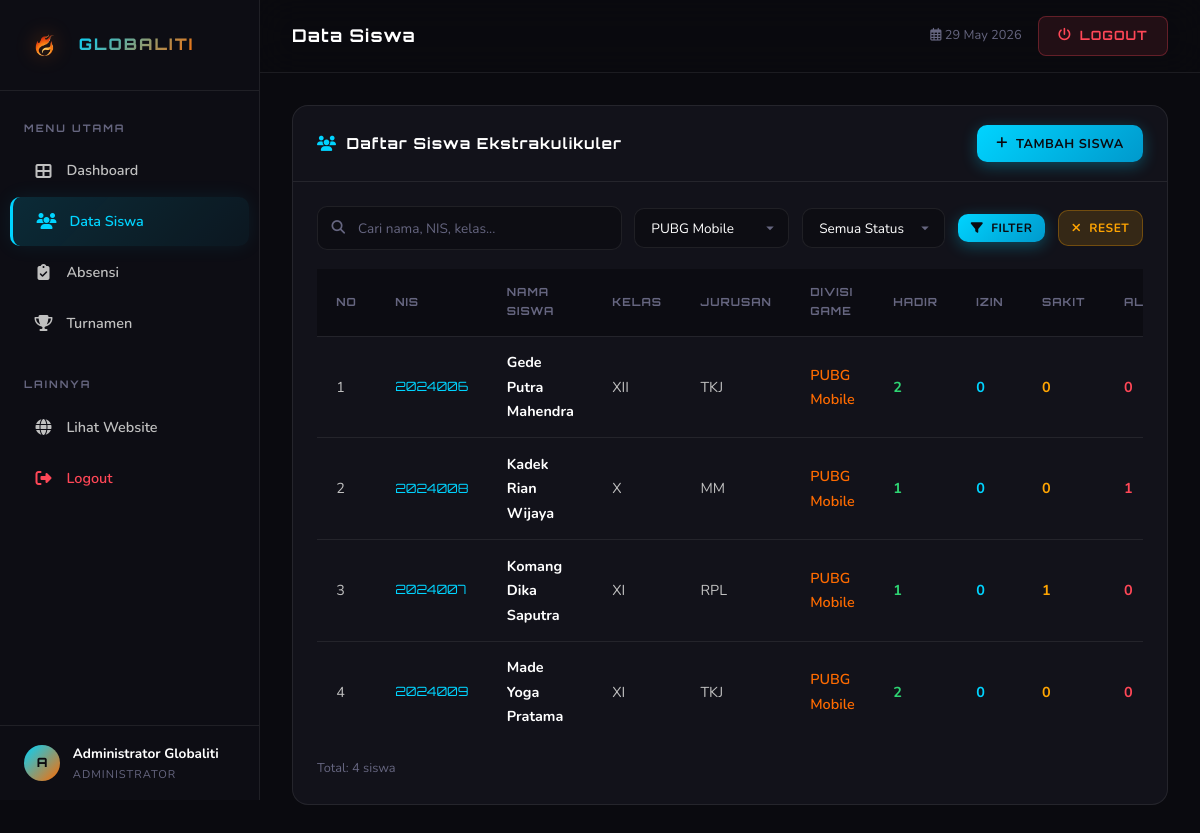
The app's page /admin/siswa.php?divisi=PUBG Mobile (signed in) with its own data.
### tables this page shows
CREATE TABLE `siswa` (
  `id` INT AUTO_INCREMENT PRIMARY KEY,
  `nis` VARCHAR(20) NOT NULL UNIQUE,
  `nama` VARCHAR(100) NOT NULL,
  `kelas` VARCHAR(20) NOT NULL,
  `jurusan` VARCHAR(50) NOT NULL,
  `no_hp` VARCHAR(20) DEFAULT NULL,
  `game_divisi` ENUM('Mobile Legends','PUBG Mobile','Free Fire','Valorant') NOT NULL,
  `status` ENUM('Aktif','Nonaktif') DEFAULT 'Aktif',
  `created_at` TIMESTAMP DEFAULT CURRENT_TIMESTAMP
);

### admin/siswa.php (the view, shortened to what this page needs)
<?php
require_once 'config/database.php';
$search = $_GET['search'] ?? '';
$filterDivisi = $_GET['divisi'] ?? '';
$filterStatus = $_GET['status'] ?? '';
$sql = "SELECT s.*,
    (SELECT COUNT(*) FROM absensi a WHERE a.siswa_id = s.id AND a.status = 'Hadir') AS hadir_count,
    (SELECT COUNT(*) FROM absensi a WHERE a.siswa_id = s.id AND a.status = 'Izin') AS izin_count,
    (SELECT COUNT(*) FROM absensi a WHERE a.siswa_id = s.id AND a.status = 'Sakit') AS sakit_count,
    (SELECT COUNT(*) FROM absensi a WHERE a.siswa_id = s.id AND a.status = 'Alpha') AS alpha_count
    FROM siswa s WHERE 1=1";
$params = [];
if ($filterDivisi) {
    $sql .= " AND game_divisi = ?";
    $params[] = $filterDivisi;
}
$sql .= " ORDER BY nama ASC";
$stmt = $pdo->prepare($sql);
$stmt->execute($params);
$students = $stmt->fetchAll();
require_once 'includes/header.php';
?>
<div class="card">
    <div class="card-header">
        <h3><i class="fas fa-users" style="color:var(--accent-cyan)"></i> Daftar Siswa Ekstrakulikuler</h3>
        <button class="btn btn-primary" data-modal="modalTambahSiswa"><i class="fas fa-plus"></i> Tambah Siswa</button>
    </div>
    <div class="card-body">
        <form method="GET" class="toolbar" style="margin-bottom:1.2rem;">
            <div class="search-box">
                <i class="fas fa-search"></i>
                <input id="searchInput" type="text" name="search" placeholder="Cari nama, NIS, kelas..." value="<?= htmlspecialchars($search) ?>">
            </div>
            <select name="divisi" class="filter-select">
                <option value="PUBG Mobile" <?= $filterDivisi === 'PUBG Mobile' ? 'selected' : '' ?>>PUBG Mobile</option>
            </select>
            <select name="status" class="filter-select">
                <option value="">Semua Status</option>
            </select>
            <button type="submit" class="btn btn-primary btn-sm"><i class="fas fa-filter"></i> Filter</button>
            <?php if ($search || $filterDivisi || $filterStatus): ?>
                <a href="siswa.php" class="btn btn-warning btn-sm"><i class="fas fa-times"></i> Reset</a>
            <?php endif; ?>
        </form>
        <div class="table-responsive">
            <table>
                <thead>
                    <tr>
                        <th>No</th>
                        <th>NIS</th>
                        <th>Nama Siswa</th>
                        <th>Kelas</th>
                        <th>Jurusan</th>
                        <th>Divisi Game</th>
                        <th>Hadir</th>
                        <th>Izin</th>
                        <th>Sakit</th>
                        <th>Alpha</th>
                    </tr>
                </thead>
                <tbody>
                    <?php if (empty($students)): ?>
                        <tr><td colspan="13"><div class="empty-state"><i class="fas fa-inbox"></i><p>Belum ada data siswa</p></div></td></tr>
                    <?php else: ?>
                        <?php foreach ($students as $i => $s): ?>
                        <tr>
                            <td><?= $i + 1 ?></td>
                            <td style="font-family:'Orbitron',sans-serif; font-size:0.8rem; color:var(--accent-cyan)"><?= htmlspecialchars($s['nis']) ?></td>
                            <td style="font-weight:700; color:var(--text-primary)"><?= htmlspecialchars($s['nama']) ?></td>
                            <td><?= htmlspecialchars($s['kelas']) ?></td>
                            <td><?= htmlspecialchars($s['jurusan']) ?></td>
                            <td><span style="color:var(--accent-orange); font-weight:600"><?= htmlspecialchars($s['game_divisi']) ?></span></td>
                            <td><span style="color:var(--success); font-weight:700"><?= $s['hadir_count'] ?></span></td>
                            <td><span style="color:var(--info); font-weight:700"><?= $s['izin_count'] ?></span></td>
                            <td><span style="color:var(--warning); font-weight:700"><?= $s['sakit_count'] ?></span></td>
                            <td><span style="color:var(--danger); font-weight:700"><?= $s['alpha_count'] ?></span></td>
                        </tr>
                        <?php endforeach; ?>
                    <?php endif; ?>
                </tbody>
            </table>
        </div>
        <div style="margin-top:1rem; color:var(--text-muted); font-size:0.8rem;">
            Total: <?= count($students) ?> siswa
        </div>
    </div>
</div>
<?php require_once 'includes/footer.php'; ?>

### admin/css/admin.css (style rules this page uses)
:root { --bg-dark: #0A0A0F; --bg-card: #12121A; --bg-card-hover: #1A1A28; --bg-sidebar: #0D0D14; --accent-cyan: #00D4FF; --accent-orange: #FF6B00; --accent-cyan-glow: rgba(0,212,255,0.3); --accent-orange-glow: rgba(255,107,0,0.3); --text-primary: #FFFFFF; --text-secondary: #C0C0C0; --text-muted: #666680; --border-color: rgba(255,255,255,0.08); --glass-bg: rgba(18,18,26,0.7); --glass-border: rgba(255,255,255,0.1); --success: #2ED573; --warning: #FFA502; --danger: #FF4757; --info: #00D4FF; --sidebar-width: 260px; }
* { margin:0; padding:0; box-sizing:border-box; }
html { scroll-behavior:smooth; }
body { font-family:'Nunito',sans-serif; background:var(--bg-dark); color:var(--text-primary); overflow-x:hidden; line-height:1.7; min-height:100vh; }
a { text-decoration:none; color:inherit; }
.card { background:var(--bg-card); border:1px solid var(--border-color); border-radius:16px; overflow:hidden; margin-bottom:1.5rem; }
.card-header { padding:1.2rem 1.5rem; border-bottom:1px solid var(--border-color); display:flex; align-items:center; justify-content:space-between; flex-wrap:wrap; gap:0.8rem; }
.card-header h3 { font-family:'Orbitron',sans-serif; font-size:0.95rem; font-weight:700; letter-spacing:1px; display:flex; align-items:center; gap:0.6rem; }
.card-body { padding:1.5rem; }
.table-responsive { overflow-x:auto; }
table { width:100%; border-collapse:collapse; }
table thead th { padding:0.9rem 1.2rem; text-align:left; font-family:'Orbitron',sans-serif; font-size:0.7rem; font-weight:700; color:var(--text-muted); text-transform:uppercase; letter-spacing:1px; background:rgba(0,0,0,0.3); border-bottom:1px solid var(--border-color); }
table tbody td { padding:0.85rem 1.2rem; border-bottom:1px solid var(--border-color); font-size:0.9rem; color:var(--text-secondary); }
table tbody tr { transition:background 0.2s; }
table tbody tr:last-child td { border-bottom:none; }
.btn { display:inline-flex; align-items:center; gap:0.5rem; padding:0.6rem 1.2rem; border-radius:10px; font-weight:700; font-size:0.8rem; cursor:pointer; transition:all 0.3s; border:none; font-family:'Nunito',sans-serif; text-transform:uppercase; letter-spacing:0.5px; }
.btn-primary { background:linear-gradient(135deg,var(--accent-cyan),#0099cc); color:var(--bg-dark); box-shadow:0 4px 15px var(--accent-cyan-glow); }
.btn-warning { background:rgba(255,165,2,0.15); color:var(--warning); border:1px solid rgba(255,165,2,0.3); }
.btn-sm { padding:0.4rem 0.8rem; font-size:0.75rem; }
.toolbar { display:flex; align-items:center; gap:0.8rem; flex-wrap:wrap; }
.search-box { position:relative; flex:1; min-width:200px; }
.search-box input { width:100%; padding:0.7rem 1rem 0.7rem 2.5rem; background:rgba(10,10,15,0.6); border:1px solid var(--border-color); border-radius:10px; color:var(--text-primary); font-size:0.85rem; outline:none; transition:all 0.3s; font-family:'Nunito',sans-serif; }
.search-box input::placeholder { color:var(--text-muted); }
.search-box i { position:absolute; left:0.9rem; top:50%; transform:translateY(-50%); color:var(--text-muted); font-size:0.85rem; }
.filter-select { padding:0.7rem 2.5rem 0.7rem 1rem; background:rgba(10,10,15,0.6); border:1px solid var(--border-color); border-radius:10px; color:var(--text-primary); font-size:0.85rem; outline:none; cursor:pointer; font-family:'Nunito',sans-serif; appearance:none; background-repeat:no-repeat; background-position:right 0.8rem center; }
.filter-select option { background:var(--bg-card); }

### records on screen
siswa: nis "2024006", nama "Gede Putra Mahendra", kelas "XII", jurusan "TKJ", game_divisi "PUBG Mobile", hadir_count "2", izin_count "0", sakit_count "0", alpha_count "0"
siswa: nis "2024008", nama "Kadek Rian Wijaya", kelas "X", jurusan "MM", game_divisi "PUBG Mobile", hadir_count "1", izin_count "0", sakit_count "0", alpha_count "1"
siswa: nis "2024007", nama "Komang Dika Saputra", kelas "XI", jurusan "RPL", game_divisi "PUBG Mobile", hadir_count "1", izin_count "0", sakit_count "1", alpha_count "0"
siswa: nis "2024009", nama "Made Yoga Pratama", kelas "XI", jurusan "TKJ", game_divisi "PUBG Mobile", hadir_count "2", izin_count "0", sakit_count "0", alpha_count "0"

### other values on screen
$adminInitial "A"
$adminNama "Administrator Globaliti"
$pageTitle "Data Siswa"
count($students) "4"
